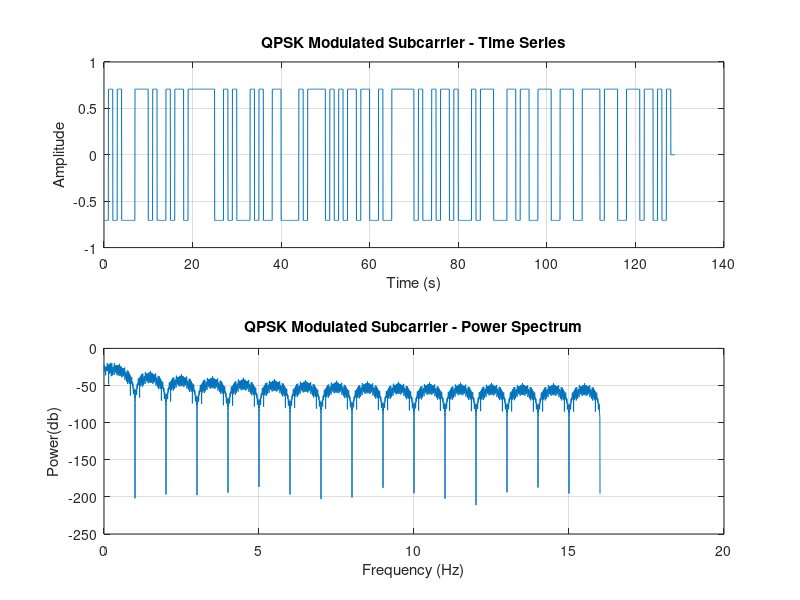

Recreate this plot in MATLAB.
clear
% Parameters
num_symbols = 128;       % Number of QPSK symbols
samples_per_symbol = 32; % Sampling rate
symbol_rate = 1;         % Symbol rate
fc = 2e6;                % Carrier frequency
fs = samples_per_symbol * symbol_rate; % Sampling frequency

% Generate random binary data for QPSK modulation
data = randi([0 1], 1, 2 * num_symbols);

% Map binary data to QPSK symbols
qpsk_symbols = 1/sqrt(2) * (2 * data(1:2:end) - 1 + 1j * (2 * data(2:2:end) - 1));

% Upsample symbols to desired sampling rate
upsampled_symbols = upsample(qpsk_symbols, samples_per_symbol);

% Generate rectangular baseband pulses
rect_pulse = ones(1, samples_per_symbol);

% Pulse shaping using convolution
pulse_shaped_waveform = conv(upsampled_symbols, rect_pulse);

% Modulate the pulse-shaped waveform onto the subcarrier
t = (0:length(pulse_shaped_waveform)-1) / fs; % Time vector
subcarrier = real(pulse_shaped_waveform .* exp(1j * 2 * pi * fc * t));

% Plotting
figure(1);
% Time series plot
subplot(2, 1, 1);
plot(t, subcarrier);
title('QPSK Modulated Subcarrier - Time Series');
xlabel('Time (s)');
ylabel('Amplitude');
grid on;

% Power spectrum plot
subplot(2, 1, 2);
NFFT = 2^nextpow2(length(subcarrier)); % Next power of 2 from length of y
subcarrier_fft = fft(subcarrier,NFFT)/length(subcarrier);
f = fs/2 * linspace(0,1,NFFT/2+1);
subcarrier_fft = subcarrier_fft(1:NFFT/2+1);
psdx = abs(subcarrier_fft).^2;
plot(f,pow2db(psdx));
title('QPSK Modulated Subcarrier - Power Spectrum');
xlabel('Frequency (Hz)');
ylabel('Power(db)');
grid on;